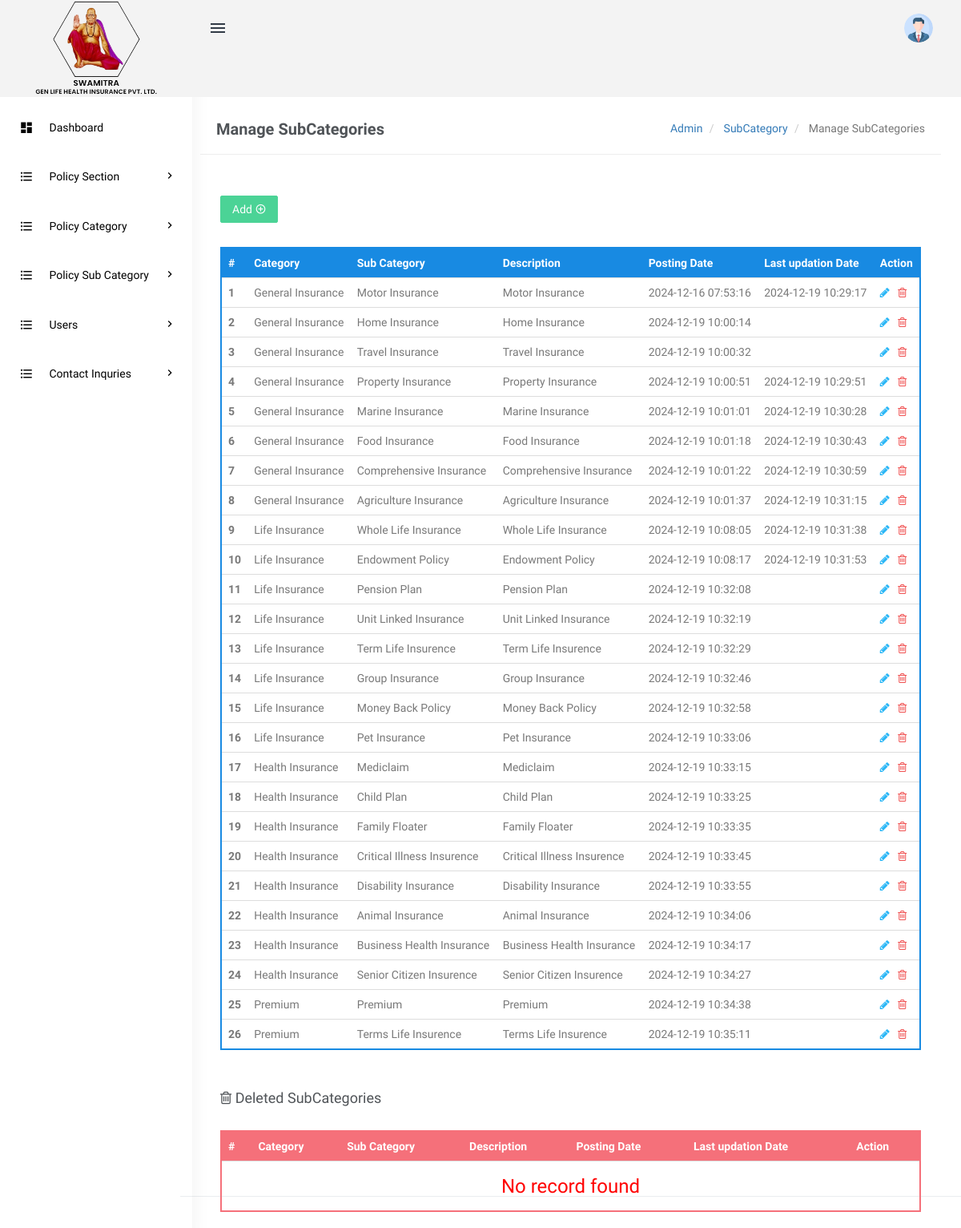
The app's page /swamitra-admin/manage-subcategories.php (signed in) with its own data.
### tables this page shows
CREATE TABLE `tblsubcategory` (
  `SubCategoryId` int(11) NOT NULL,
  `CategoryId` int(11) DEFAULT NULL,
  `Subcategory` varchar(255) DEFAULT NULL,
  `SubCatDescription` mediumtext DEFAULT NULL,
  `PostingDate` timestamp NOT NULL DEFAULT current_timestamp(),
  `UpdationDate` timestamp NULL DEFAULT NULL ON UPDATE current_timestamp(),
  `Is_Active` int(1) DEFAULT NULL
);

CREATE TABLE `tblcategory` (
  `id` int(11) NOT NULL,
  `CategoryName` varchar(200) DEFAULT NULL,
  `Description` mediumtext DEFAULT NULL,
  `PostingDate` timestamp NULL DEFAULT current_timestamp(),
  `UpdationDate` timestamp NULL DEFAULT NULL ON UPDATE current_timestamp(),
  `Is_Active` int(1) DEFAULT NULL
);

### swamitra-admin/manage-subcategories.php (the view, shortened to what this page needs)
<?php
include('includes/config.php');
if(strlen($_SESSION['login'])==0)
  {
header('location:index.php');
}
else{
?>
<!DOCTYPE html>
<html lang="en">
    <head>
        <link href="assets/css/bootstrap.min.css" rel="stylesheet" type="text/css" />
        <link href="assets/css/core.css" rel="stylesheet" type="text/css" />
        <link href="assets/css/components.css" rel="stylesheet" type="text/css" />
        <link href="assets/css/icons.css" rel="stylesheet" type="text/css" />
        <link href="assets/css/pages.css" rel="stylesheet" type="text/css" />
        <link href="assets/css/menu.css" rel="stylesheet" type="text/css" />
        <link href="assets/css/responsive.css" rel="stylesheet" type="text/css" />
		<link rel="stylesheet" href="../plugins/switchery/switchery.min.css">
    </head>
    <body class="fixed-left">
        <div id="wrapper">
<?php include('includes/topheader.php');?>
<?php include('includes/leftsidebar.php');?>
            <div class="content-page">
                <div class="content">
                    <div class="container">
                        <div class="row">
							<div class="col-xs-12">
								<div class="page-title-box">
                                    <h4 class="page-title">Manage SubCategories</h4>
                                    <ol class="breadcrumb p-0 m-0">
                                        <li>
                                            <a href="#">Admin</a>
                                        </li>
                                        <li>
                                            <a href="#">SubCategory </a>
                                        </li>
                                        <li class="active">
                                           Manage SubCategories
                                        </li>
                                    </ol>
                                    <div class="clearfix"></div>
                                </div>
							</div>
						</div>
<div class="row">
<div class="col-sm-6">
</div>
                                    <div class="row">
										<div class="col-md-12">
											<div class="demo-box m-t-20">
<div class="m-b-30">
<a href="add-subcategory.php">
<button id="addToTable" class="btn btn-success waves-effect waves-light">Add <i class="mdi mdi-plus-circle-outline" ></i></button>
</a>
 </div>
												<div class="table-responsive">
                                                    <table class="table m-0 table-colored-bordered table-bordered-primary">
                                                        <thead>
                                                            <tr>
                                                                <th>#</th>
                                                                <th> Category</th>
                                                                <th>Sub Category</th>
                                                                <th>Description</th>
                                                                <th>Posting Date</th>
                                                                  <th>Last updation Date</th>
                                                                <th>Action</th>
                                                            </tr>
                                                        </thead>
                                                        <tbody>
<?php
$query=mysqli_query($con,"Select tblcategory.CategoryName as catname,tblsubcategory.Subcategory as subcatname,tblsubcategory.SubCatDescription as SubCatDescription,tblsubcategory.PostingDate as subcatpostingdate,tblsubcategory.UpdationDate as subcatupdationdate,tblsubcategory.SubCategoryId as subcatid from tblsubcategory join tblcategory on tblsubcategory.CategoryId=tblcategory.id where tblsubcategory.Is_Active=1");
$cnt=1;
$rowcount=mysqli_num_rows($query);
if($rowcount==0)
{
?>
<tr>
<td colspan="7" align="center"><h3 style="color:red">No record found</h3></td>
<tr>
<?php
} else {
while($row=mysqli_fetch_array($query))
{
?>
 <tr>
<th scope="row"><?php echo htmlentities($cnt);?></th>
<td><?php echo htmlentities($row['catname']);?></td>
<td><?php echo htmlentities($row['subcatname']);?></td>
<td><?php echo htmlentities($row['SubCatDescription']);?></td>
<td><?php echo htmlentities($row['subcatpostingdate']);?></td>
<td><?php echo htmlentities($row['subcatupdationdate']);?></td>
<td><a href="edit-subcategory.php?scid=<?php echo htmlentities($row['subcatid']);?>"><i class="fa fa-pencil" style="color: #29b6f6;"></i></a>
	&nbsp;<a href="manage-subcategories.php?scid=<?php echo htmlentities($row['subcatid']);?>&&action=del"> <i class="fa fa-trash-o" style="color: #f05050"></i></a> </td>
</tr>
<?php
$cnt++;
 }} ?>
</tbody>
                                                    </table>
                                                </div>
											</div>
										</div>
									</div>
<div class="row">
<div class="col-md-12">
<div class="demo-box m-t-20">
<div class="m-b-30">
 <h4><i class="fa fa-trash-o" ></i> Deleted SubCategories</h4>
 </div>
<div class="table-responsive">
   <table class="table m-0 table-colored-bordered table-bordered-danger">
                                                        <thead>
                                                            <tr>
                                                                <th>#</th>
                                                                <th> Category</th>
                                                                <th>Sub Category</th>
                                                                <th>Description</th>
                                                                <th>Posting Date</th>
                                                                  <th>Last updation Date</th>
                                                                <th>Action</th>
                                                            </tr>
                                                        </thead>
                                                        <tbody>
<?php
$query=mysqli_query($con,"Select tblcategory.CategoryName as catname,tblsubcategory.Subcategory as subcatname,tblsubcategory.SubCatDescription as SubCatDescription,tblsubcategory.PostingDate as subcatpostingdate,tblsubcategory.UpdationDate as subcatupdationdate,tblsubcategory.SubCategoryId as subcatid from tblsubcategory join tblcategory on tblsubcategory.CategoryId=tblcategory.id where tblsubcategory.Is_Active=0");
$cnt=1;
$rowcount=mysqli_num_rows($query);
if($rowcount==0)
{
?>
<tr>
<td colspan="7" align="center"><h3 style="color:red">No record found</h3></td>
<?php
} else {
while($row=mysqli_fetch_array($query))
{
?>
 <tr>
<th scope="row"><?php echo htmlentities($cnt);?></th>
<td><?php echo htmlentities($row['catname']);?></td>
<td><?php echo htmlentities($row['subcatname']);?></td>
<td><?php echo htmlentities($row['SubCatDescription']);?></td>
<td><?php echo htmlentities($row['subcatpostingdate']);?></td>
<td><?php echo htmlentities($row['subcatupdationdate']);?></td>
<td><a href="manage-subcategories.php?resid=<?php echo htmlentities($row['subcatid']);?>"><i class="ion-arrow-return-right" title="Restore this SubCategory"></i></a>
    &nbsp;<a href="manage-subcategories.php?scid=<?php echo htmlentities($row['subcatid']);?>&&action=perdel"> <i class="fa fa-trash-o" style="color: #f05050"></i></a> </td>
</tr>
<?php
$cnt++;
 } }?>
</tbody>
                                                    </table>
                                                </div>
											</div>
										</div>
									</div>
                    </div>
                </div>
<?php include('includes/footer.php');?>
            </div>
        </div>
    </body>
</html>
<?php } ?>

### swamitra-admin/includes/topheader.php (shortened to what this page needs)
<div class="topbar">
    <div class="topbar-left">
        <a href="index.html" class="logo"><span><img src="assets/images/logo.webp" alt="Logo" style="width:200px;height:120px;object-fit:contain"></span></span><i class="mdi mdi-layers"></i></a>
    </div>
    <div class="navbar navbar-default" role="navigation">
        <div class="container">
            <ul class="nav navbar-nav navbar-left">
                <li>
                    <button class="button-menu-mobile open-left waves-effect">
                        <i class="mdi mdi-menu"></i>
                    </button>
                </li>
            </ul>
            <ul class="nav navbar-nav navbar-right">
                <li class="dropdown user-box">
                    <a href="" class="dropdown-toggle waves-effect user-link" data-toggle="dropdown" aria-expanded="true">
                        <img src="assets/images/users/avatar-1.jpg" alt="user-img" class="img-circle user-img">
                    </a>
                </li>
            </ul>
        </div>
    </div>
</div>

### swamitra-admin/includes/leftsidebar.php (shortened to what this page needs)
<div class="left side-menu">
    <div class="sidebar-inner slimscrollleft">
        <div id="sidebar-menu">
            <ul>
                <li class="menu-title">Menu</li>
                <li class="has_sub">
                    <a href="dashboard.php" class="waves-effect"><i class="mdi mdi-view-dashboard"></i>
                        <span> Dashboard </span> </a>
                <li class="has_sub">
                    <a href="javascript:void(0);" class="waves-effect"><i
                            class="mdi mdi-format-list-bulleted"></i> <span>Policy Section </span> <span
                            class="menu-arrow"></span></a>
                </li>
                <li class="has_sub">
                    <a href="javascript:void(0);" class="waves-effect"><i
                            class="mdi mdi-format-list-bulleted"></i> <span>Policy Category </span> <span
                            class="menu-arrow"></span></a>
                </li>
                <li class="has_sub">
                    <a href="javascript:void(0);" class="waves-effect"><i class="mdi mdi-format-list-bulleted"></i> <span>Policy Sub Category </span> <span class="menu-arrow"></span></a>
                </li>
                <li class="has_sub">
                    <a href="javascript:void(0);" class="waves-effect"><i
                            class="mdi mdi-format-list-bulleted"></i> <span>Users </span> <span
                            class="menu-arrow"></span></a>
                </li>
                <li class="has_sub">
                    <a href="javascript:void(0);" class="waves-effect"><i class="mdi mdi-format-list-bulleted"></i> <span> Contact Inquries </span> <span class="menu-arrow"></span></a>
                </li>
            </ul>
        </div>
    </div>
</div>

### swamitra-admin/includes/footer.php
<footer class="footer text-right">
</footer>

### swamitra-admin/assets/css/core.css (style rules this page uses)
body { font-family: 'Varela Round', sans-serif; margin: 0; overflow-x: hidden; color: #797979; }
html { position: relative; min-height: 100%; }
.h1, .h2, .h3, .h4, .h5, .h6, h1, h2, h3, h4, h5, h6 { color: #505458; font-family: 'Hind Madurai', sans-serif; margin: 10px 0; }
* { outline: none !important; }
.container { width: auto; }
.footer { border-top: 1px solid rgba(152, 166, 173, 0.2); bottom: 0; text-align: left !important; padding: 19px 30px 20px; position: absolute; right: 0; left: 225px; }
.p-0 { padding: 0 !important; }
.m-0 { margin: 0 !important; }
.m-t-20 { margin-top: 20px !important; }
.m-b-30 { margin-bottom: 30px !important; }
.row { margin-right: -10px; margin-left: -10px; }
.col-lg-1, .col-lg-10, .col-lg-11, .col-lg-12, .col-lg-2, .col-lg-3, .col-lg-4, .col-lg-5, .col-lg-6, .col-lg-7, .col-lg-8, .col-lg-9, .col-md-1, .col-md-10, .col-md-11, .col-md-12, .col-md-2, .col-md-3, .col-md-4, .col-md-5, .col-md-6, .col-md-7, .col-md-8, .col-md-9, .col-sm-1, .col-sm-10, .col-sm-11, .col-sm-12, .col-sm-2, .col-sm-3, .col-sm-4, .col-sm-5, .col-sm-6, .col-sm-7, .col-sm-8, .col-sm-9, .col-xs-1, .col-xs-10, .col-xs-11, .col-xs-12, .col-xs-2, .col-xs-3, .col-xs-4, .col-xs-5, .col-xs-6, .col-xs-7, .col-xs-8, .col-xs-9 { padding-left: 10px; padding-right: 10px; }
.breadcrumb { background-color: transparent; margin-bottom: 15px; padding-top: 10px; padding-left: 0; }
.waves-effect { position: relative; cursor: pointer; display: inline-block; overflow: hidden; -webkit-user-select: none; -moz-user-select: none; -ms-user-select: none; user-select: none; -webkit-tap-highlight-color: transparent; vertical-align: middle; z-index: 1; will-change: opacity, transform; -webkit-transition: all 0.3s ease-out; -moz-transition: all 0.3s ease-out; -o-transition: all 0.3s ease-out; -ms-transition: all 0.3s ease-out; transition: all 0.3s ease-out; }
.demo-box { padding: 10px 15px; }

### records on screen
tblsubcategory: CategoryId.CategoryName "General Insurance", Subcategory "Motor Insurance", SubCatDescription "Motor Insurance", PostingDate "2024-12-16 07:53:16", UpdationDate "2024-12-19 10:29:17"
tblsubcategory: CategoryId.CategoryName "General Insurance", Subcategory "Home Insurance", SubCatDescription "Home Insurance", PostingDate "2024-12-19 10:00:14"
tblsubcategory: CategoryId.CategoryName "General Insurance", Subcategory "Travel Insurance", SubCatDescription "Travel Insurance", PostingDate "2024-12-19 10:00:32"
tblsubcategory: CategoryId.CategoryName "General Insurance", Subcategory "Property Insurance", SubCatDescription "Property Insurance", PostingDate "2024-12-19 10:00:51", UpdationDate "2024-12-19 10:29:51"
tblsubcategory: CategoryId.CategoryName "General Insurance", Subcategory "Marine Insurance", SubCatDescription "Marine Insurance", PostingDate "2024-12-19 10:01:01", UpdationDate "2024-12-19 10:30:28"
tblsubcategory: CategoryId.CategoryName "General Insurance", Subcategory "Food Insurance", SubCatDescription "Food Insurance", PostingDate "2024-12-19 10:01:18", UpdationDate "2024-12-19 10:30:43"
tblsubcategory: CategoryId.CategoryName "General Insurance", Subcategory "Comprehensive Insurance", SubCatDescription "Comprehensive Insurance", PostingDate "2024-12-19 10:01:22", UpdationDate "2024-12-19 10:30:59"
tblsubcategory: CategoryId.CategoryName "General Insurance", Subcategory "Agriculture Insurance", SubCatDescription "Agriculture Insurance", PostingDate "2024-12-19 10:01:37", UpdationDate "2024-12-19 10:31:15"
tblsubcategory: CategoryId.CategoryName "Life Insurance", Subcategory "Whole Life Insurance", SubCatDescription "Whole Life Insurance", PostingDate "2024-12-19 10:08:05", UpdationDate "2024-12-19 10:31:38"
tblsubcategory: CategoryId.CategoryName "Life Insurance", Subcategory "Endowment Policy", SubCatDescription "Endowment Policy", PostingDate "2024-12-19 10:08:17", UpdationDate "2024-12-19 10:31:53"
tblsubcategory: CategoryId.CategoryName "Life Insurance", Subcategory "Pension Plan", SubCatDescription "Pension Plan", PostingDate "2024-12-19 10:32:08"
tblsubcategory: CategoryId.CategoryName "Life Insurance", Subcategory "Unit Linked Insurance", SubCatDescription "Unit Linked Insurance", PostingDate "2024-12-19 10:32:19"
tblsubcategory: CategoryId.CategoryName "Life Insurance", Subcategory "Term Life Insurence", SubCatDescription "Term Life Insurence", PostingDate "2024-12-19 10:32:29"
tblsubcategory: CategoryId.CategoryName "Life Insurance", Subcategory "Group Insurance", SubCatDescription "Group Insurance", PostingDate "2024-12-19 10:32:46"
tblsubcategory: CategoryId.CategoryName "Life Insurance", Subcategory "Money Back Policy", SubCatDescription "Money Back Policy", PostingDate "2024-12-19 10:32:58"
tblsubcategory: CategoryId.CategoryName "Life Insurance", Subcategory "Pet Insurance", SubCatDescription "Pet Insurance", PostingDate "2024-12-19 10:33:06"
tblsubcategory: CategoryId.CategoryName "Health Insurance", Subcategory "Mediclaim", SubCatDescription "Mediclaim", PostingDate "2024-12-19 10:33:15"
tblsubcategory: CategoryId.CategoryName "Health Insurance", Subcategory "Child Plan", SubCatDescription "Child Plan", PostingDate "2024-12-19 10:33:25"
tblsubcategory: CategoryId.CategoryName "Health Insurance", Subcategory "Family Floater", SubCatDescription "Family Floater", PostingDate "2024-12-19 10:33:35"
tblsubcategory: CategoryId.CategoryName "Health Insurance", Subcategory "Critical Illness Insurence", SubCatDescription "Critical Illness Insurence", PostingDate "2024-12-19 10:33:45"
tblsubcategory: CategoryId.CategoryName "Health Insurance", Subcategory "Disability Insurance", SubCatDescription "Disability Insurance", PostingDate "2024-12-19 10:33:55"
tblsubcategory: CategoryId.CategoryName "Health Insurance", Subcategory "Animal Insurance", SubCatDescription "Animal Insurance", PostingDate "2024-12-19 10:34:06"
tblsubcategory: CategoryId.CategoryName "Health Insurance", Subcategory "Business Health Insurance", SubCatDescription "Business Health Insurance", PostingDate "2024-12-19 10:34:17"
tblsubcategory: CategoryId.CategoryName "Health Insurance", Subcategory "Senior Citizen Insurence", SubCatDescription "Senior Citizen Insurence", PostingDate "2024-12-19 10:34:27"
tblsubcategory: CategoryId.CategoryName "Premium", Subcategory "Premium", SubCatDescription "Premium", PostingDate "2024-12-19 10:34:38"
tblsubcategory: CategoryId.CategoryName "Premium", Subcategory "Terms Life Insurence", SubCatDescription "Terms Life Insurence", PostingDate "2024-12-19 10:35:11"
